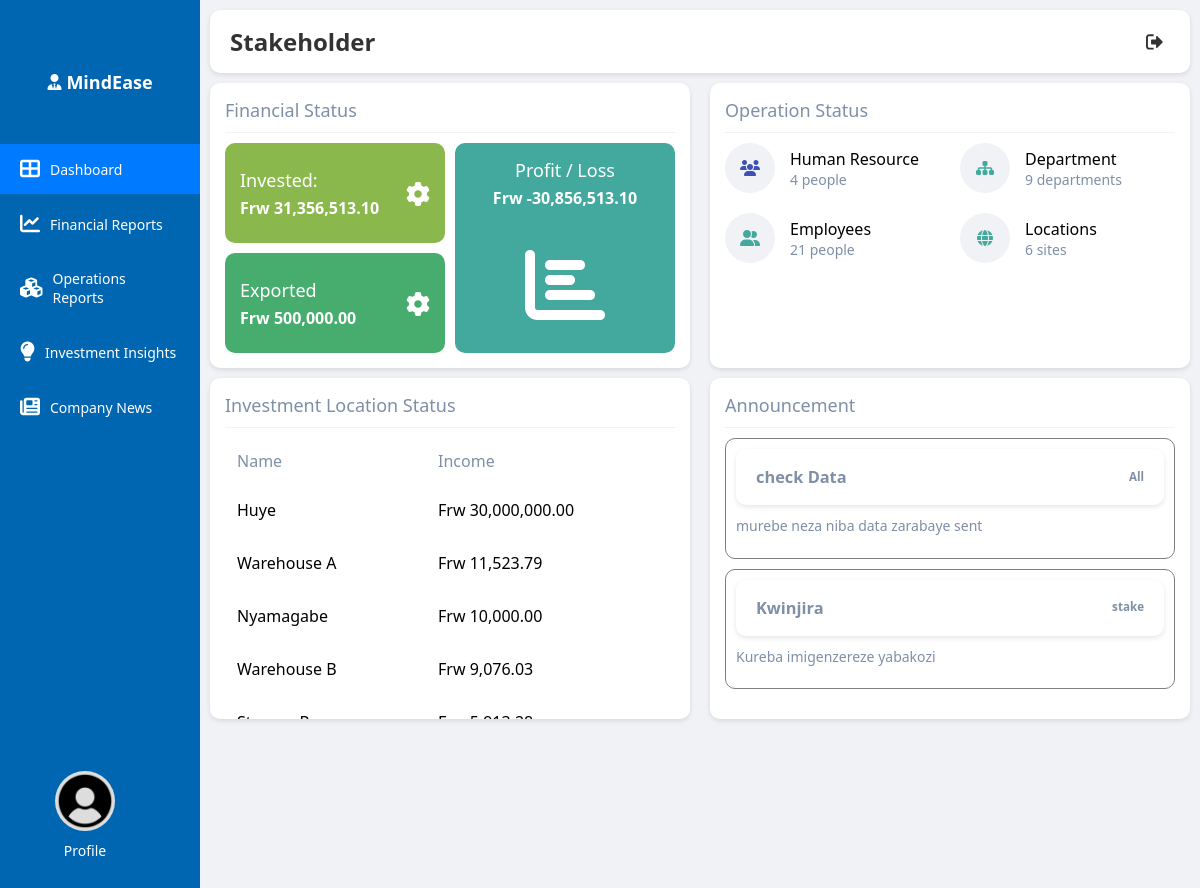
Page /stakeholder/dashboard.php on the committed database.
### tables this page shows
CREATE TABLE `announcements` (
  `id` int(11) NOT NULL,
  `type` text NOT NULL,
  `title` varchar(200) NOT NULL,
  `content` text NOT NULL,
  `location` varchar(100) NOT NULL,
  `created_at` timestamp NOT NULL DEFAULT current_timestamp(),
  `updated_at` timestamp NOT NULL DEFAULT current_timestamp() ON UPDATE current_timestamp()
);

### stakeholder/dashboard.php (the view, shortened to what this page needs)
<!DOCTYPE html>
<html lang="en">
<head>
    <link rel="stylesheet" href="style/style.css">
    <link rel="stylesheet" href="https://cdnjs.cloudflare.com/ajax/libs/font-awesome/6.4.0/css/all.min.css">
</head>
<body>
    <div class="container">
        <?php
        require_once '../config.php';
        include 'main/sidebar.php';
        $invested = 0;
        $profit = 0;
        $inventory_query = "
        SELECT
        stock_items.*,
        SUM(stockout.quantity) AS stockout_quantity,
        SUM(stockout.unit_price) AS stockout_total_price,
        SUM(stockout.unit_price) AS stockout_unit_price,
        SUM(stock_items.total_value) AS total_value,
        (SUM(stockout.quantity )* SUM(stockout.unit_price)) - SUM(stock_items.total_value) AS total_all
        FROM stock_items
        LEFT JOIN stockout ON stock_items.id = stockout.in_id
        ";
        $inventory_result = $conn->query($inventory_query);
        if ($inventory_result && $inventory_row = $inventory_result->fetch_assoc()) {
            $invested = $inventory_row['total_value'];
            $exported = $inventory_row['stockout_total_price'];
        }
        $salary_query = "SELECT SUM(salary) as total_salary FROM users";
        $salary_result = $conn->query($salary_query);
        if ($salary_result && $salary_row = $salary_result->fetch_assoc()) {
            $invested_total = $invested < 0 ? $invested - ($salary_row['total_salary'] ?? 0) : $invested + ($salary_row['total_salary'] ?? 0);
            $profit =  $exported - $invested_total;
        }
        $hr_count = 0;
        $dept_count = 0;
        $employee_count = 0;
        $location_count = 0;
        $hr_query = "SELECT COUNT(*) as count FROM users WHERE user_type = 'HR'";
        $hr_result = $conn->query($hr_query);
        if ($hr_result && $hr_row = $hr_result->fetch_assoc()) {
            $hr_count = $hr_row['count'];
        }
        $dept_query = "SELECT COUNT(DISTINCT department) as count FROM users";
        $dept_result = $conn->query($dept_query);
        if ($dept_result && $dept_row = $dept_result->fetch_assoc()) {
            $dept_count = $dept_row['count'];
        }
        $emp_query = "SELECT COUNT(*) as count FROM users";
        $emp_result = $conn->query($emp_query);
        if ($emp_result && $emp_row = $emp_result->fetch_assoc()) {
            $employee_count = $emp_row['count'];
        }
        $loc_query = "SELECT COUNT(DISTINCT site) as count FROM users";
        $loc_result = $conn->query($loc_query);
        if ($loc_result && $loc_row = $loc_result->fetch_assoc()) {
            $location_count = $loc_row['count'];
        }
        $investment_data = [];
        $inv_query = "SELECT category,location, SUM(total_value) as total FROM stock_items GROUP BY category ORDER BY total DESC";
        $inv_result = $conn->query($inv_query);
        if ($inv_result) {
            while ($row = $inv_result->fetch_assoc()) {
                $investment_data[] = $row;
            }
        }
        $ann_query = "SELECT * FROM announcements WHERE type = 'stake' OR type = 'All'  ORDER BY created_at DESC Limit 2";
        $sql = mysqli_query($conn, $ann_query);
        ?>
        <div class="main-content">
            <?php include 'main/header.php'; ?>
            <div class="dashboard-grid">
                <div class="dashboard-card">
                    <div class="card-title">Financial Status</div>
                    <div class="financial-status">
                        <div class="financial-box invested">
                            <div>
                                <div class="financial-title">Invested:</div>
                                <div class="financial-value">Frw <?php echo number_format($invested_total,2); ?></div>
                            </div>
                            <div class="financial-icon">
                                <i class="fas fa-cog"></i>
                            </div>
                        </div>
                        <div class="financial-box profit">
                            <div class="financial-title">Profit / Loss</div>
                            <div class="financial-value">Frw <?php echo number_format($profit,2); ?></div>
                            <div class="chart-icon">
                                <i class="fas fa-chart-bar"></i>
                            </div>
                        </div>
                        <div class="financial-box exported">
                            <div>
                                <div class="financial-title">Exported</div>
                                <div class="financial-value">Frw <?php echo number_format($exported,2); ?></div>
                            </div>
                            <div class="financial-icon">
                                <i class="fas fa-cog"></i>
                            </div>
                        </div>
                    </div>
                </div>
                <div class="dashboard-card">
                    <div class="card-title">Operation Status</div>
                    <div class="operation-status">
                        <div class="operation-box">
                            <div class="operation-icon blue">
                                <i class="fas fa-users"></i>
                            </div>
                            <div>
                                <div class="operation-title">Human Resource</div>
                                <div class="operation-value"><?php echo $hr_count; ?> people</div>
                            </div>
                        </div>
                        <div class="operation-box">
                            <div class="operation-icon green">
                                <i class="fas fa-sitemap"></i>
                            </div>
                            <div>
                                <div class="operation-title">Department</div>
                                <div class="operation-value"><?php echo $dept_count; ?> departments</div>
                            </div>
                        </div>
                        <div class="operation-box">
                            <div class="operation-icon green">
                                <i class="fas fa-user-friends"></i>
                            </div>
                            <div>
                                <div class="operation-title">Employees</div>
                                <div class="operation-value"><?php echo $employee_count; ?> people</div>
                            </div>
                        </div>
                        <div class="operation-box">
                            <div class="operation-icon green">
                                <i class="fas fa-globe"></i>
                            </div>
                            <div>
                                <div class="operation-title">Locations</div>
                                <div class="operation-value"><?php echo $location_count; ?> sites</div>
                            </div>
                        </div>
                    </div>
                </div>
            </div>
            <div class="dashboard-grid">
                <div class="dashboard-card">
                    <div class="card-title">Investment Location Status</div>
                    <table class="investment-table">
                        <thead>
                            <tr>
                                <th>Name</th>
                                <th>Income</th>
                            </tr>
                        </thead>
                        <tbody>
                            <?php foreach ($investment_data as $investment): ?>
                                <tr>
                                    <td><?php echo htmlspecialchars($investment['location']); ?></td>
                                    <td>Frw <?php echo number_format($investment['total'], 2); ?></td>
                                </tr>
                            <?php endforeach; ?>
                        </tbody>
                    </table>
                </div>
                <div class="dashboard-card">
                    <div class="card-title">Announcement</div>
                    <?php while($announcement = mysqli_fetch_assoc($sql)): ?>
                    <div class="announcement-content">
                        <div class="header"><h3> <?php echo $announcement['title'] ?? 'Noo' ?> </h3> <h5><?php echo htmlspecialchars($announcement['type']); ?></h5> </div>
                        <p><?php echo htmlspecialchars($announcement['content']); ?></p>
                    </div>
                    <?php endwhile; ?>
                </div>
            </div>
        </div>
    </div>
</body>
</html>

### stakeholder/style/style.css (style rules this page uses)
* { margin: 0; padding: 0; box-sizing: border-box; font-family: 'Segoe UI', Tahoma, Geneva, Verdana, sans-serif; }
body { background-color: #f0f2f5; }
.container { display: flex; min-height: 10rem; }
.main-content { flex: 1; padding: 10px; }
.header { display: flex; justify-content: space-between; align-items: center; margin-bottom: 10px; padding: 10px 15px; background-color: white; border-radius: 10px; box-shadow: 0 2px 5px rgba(0, 0, 0, 0.1); }
.dashboard-grid { display: grid; grid-template-columns: 1fr 1fr; grid-gap: 20px; margin-bottom: 10px; }
.dashboard-card { background-color: white; border-radius: 10px; padding: 15px; box-shadow: 0 2px 5px rgba(0, 0, 0, 0.1); overflow: auto; }
.card-title { font-size: 18px; color: #7f8fa6; margin-bottom: 10px; padding-bottom: 10px; border-bottom: 1px solid #f0f2f5; }
.financial-status { display: grid; grid-template-columns: 1fr 1fr; grid-gap: 10px; }
.financial-box { display: flex; justify-content: space-between; align-items: center; padding: 15px; border-radius: 10px; }
.financial-box.invested { background-color: #8ab84d; color: white; }
.financial-box.exported { background-color: #47ad6e; color: white; }
.financial-box.profit { background-color: #43a99e; color: white; grid-column: 2; grid-row: 1 / span 2; display: flex; flex-direction: column; justify-content: space-between; }
.financial-value { font-size: 16px; font-weight: bold; }
.financial-title { font-size: 18px; margin-bottom: 5px; }
.financial-icon { font-size: 24px; }
.chart-icon { font-size: 80px; margin-top: 20px; text-align: center; }
.operation-status { display: grid; grid-template-columns: 1fr 1fr; grid-gap: 20px; }
.operation-box { display: flex; align-items: center; }
.operation-icon { width: 50px; height: 50px; background-color: #f0f2f5; border-radius: 50%; display: flex; align-items: center; justify-content: center; margin-right: 15px; }
.operation-icon.blue { color: #3f51b5; }
.operation-icon.green { color: #43a99e; }
.operation-title { font-size: 16px; font-weight: 500; }
.operation-value { font-size: 14px; color: #7f8fa6; }
.investment-table { width: 100%; height: 100%; }
.investment-table th { text-align: left; padding: 10px; color: #7f8fa6; font-weight: 500; }
.investment-table td { padding: 10px; }
.announcement-content { color: #7f8fa6; font-size: 14px; line-height: 1.6; padding: 10px 10px 20px; border: 1px solid grey; margin: 10px 0 0; border-radius: 10px; }

### stakeholder/main/header.php (style rules this page uses)
.header { display: flex; justify-content: space-between; align-items: center; padding: 15px 20px; background-color: #fff; box-shadow: 0 2px 5px rgba(0,0,0,0.1); }

### rows in the picture
announcements: title "check Data", type "All", content "murebe neza niba data zarabaye sent"
announcements: title "Kwinjira", type "stake", content "Kureba imigenzereze yabakozi"

### other values in the picture
$invested_total "31,356,513.10"
$profit "-30,856,513.10"
$exported "500,000.00"
$hr_count "4"
$dept_count "9"
$employee_count "21"
$location_count "6"
$investment['location'] "Huye"
$investment['total'] "30,000,000.00"
$investment['location'] "Warehouse A"
$investment['total'] "11,523.79"
$investment['location'] "Nyamagabe"
$investment['total'] "10,000.00"
$investment['location'] "Warehouse B"
$investment['total'] "9,076.03"
